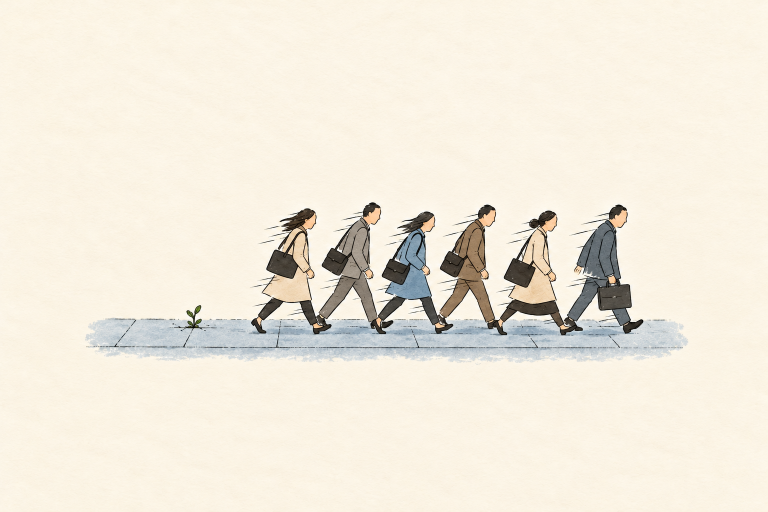
#> input picture books/late-bloom/illustrations/001 Six commuters crossing a quiet pavement.png, 1536 x 1024 px (shown at 1/2 size)
$ python -i make_ebook.py   (imports and definitions only)
#> lines starting #> are read from the running program, lines starting #| are printed output that depends on the picture
### books/late-bloom/art/pages.py
"""133페이지 조판 — 「시계가 멈춘 마을」

각 페이지: (사물함수, x, y, 배율, 추가인자)의 목록.
좌표는 0~100. 홀수 페이지는 책등이 왼쪽, 짝수는 오른쪽이므로
사물은 x 30~70 구간에 두어 양쪽 모두 안전하게 한다 (예외는 개별 확인).

금빛: 저자 결정에 따라 30페이지로 한정 (초안 41 → 30).
손: 43페이지. 나머지는 사물과 여백만.
"""

# 금빛이 들어가는 30페이지 — 이 목록이 유일한 기준이다
GOLD_PAGES = {
    65, 66, 67, 68, 69,                    # 싹 — 첫 금빛
    71, 72, 73, 74, 75, 76, 77,            # 항아리 — 금빛 밀도 최고
    86, 87,                                # 가로등이 켜짐
    91, 97,                                # 씨앗
    103, 105, 107, 108, 110, 118,          # 별
    113,                                   # 땅 위의 금빛 점
    115, 116, 117, 119,                    # 전화
    126,                                   # 두 손 사이의 실
    132, 133,                              # 꽃이 핀 선 · 마지막 꽃
}

# 텍스트를 놓을 자리 — 사물 반대편
TEXT_TOP, TEXT_BOTTOM, TEXT_MID = "top", "bottom", "mid"

# (사물, x, y, 배율, kwargs, 텍스트자리)
P = {}


def _(n, items, text=TEXT_BOTTOM):
    P[n] = (items, text)


# ── 1부. 멈춘 것들 (p.1~35) ─────────────────────────────────────────────
_(1,  [("clock_hands", 50, 40, 1.0, {})], TEXT_BOTTOM)
_(2,  [], TEXT_MID)                                    # 장 제목 — 선과 여백만
_(3,  [("planner", 50, 42, 1.0, {})])
_(4,  [("planner", 50, 42, 1.0, {})], TEXT_BOTTOM)
#> in as_jpeg, im is the input picture: PIL image 1536x1024 RGB; mean R, G, B 240.4, 233.9, 220.4
_(5,  [("hand_grip", 50, 58, 1.0, {}), ("phone", 50, 42, 0.9, {})], TEXT_TOP)
_(6,  [("phone", 50, 48, 1.0, {"face_down": True})], TEXT_BOTTOM)
_(7,  [("hand_grip", 44, 50, 0.95, {}), ("door_handle", 54, 46, 1.0, {})], TEXT_BOTTOM)
_(8,  [("hand_grip", 44, 50, 0.95, {}), ("door_handle", 54, 46, 1.0, {})], TEXT_TOP)
_(9,  [("empty_bowl", 50, 52, 1.1, {})], TEXT_TOP)
_(10, [("hand_grip", 40, 40, 0.9, {}), ("briefcase", 52, 56, 1.0, {})], TEXT_TOP)
_(11, [("worn_heel", 50, 50, 1.2, {})], TEXT_BOTTOM)
_(12, [("coat_hem", 52, 48, 1.1, {})], TEXT_BOTTOM)
_(13, [("leaf", 50, 46, 1.3, {})], TEXT_BOTTOM)
_(14, [("leaf", 54, 50, 1.3, {})], TEXT_TOP)
_(15, [("hand_touch", 40, 56, 0.9, {}), ("wall_corner", 56, 44, 1.0, {})], TEXT_TOP)
_(16, [("grass", 50, 58, 1.4, {"n": 4})], TEXT_TOP)
_(17, [("hand_grip", 50, 58, 0.95, {}), ("phone", 50, 42, 0.9, {})], TEXT_TOP)
_(18, [("footprints", 50, 52, 1.1, {})], TEXT_BOTTOM)
_(19, [("hand_touch", 40, 56, 0.9, {}), ("broken_stone", 56, 44, 1.1, {})], TEXT_TOP)
_(20, [("hand_touch", 40, 60, 0.85, {}), ("signpost", 54, 44, 1.0, {})], TEXT_BOTTOM)
_(21, [("compass", 50, 46, 1.2, {})], TEXT_BOTTOM)
_(22, [], TEXT_MID)
_(23, [("dial", 50, 42, 1.0, {})], TEXT_BOTTOM)
_(24, [("dial", 50, 44, 1.0, {})], TEXT_BOTTOM)
_(25, [("hand_grip", 44, 58, 0.9, {}), ("screwdriver", 54, 44, 1.0, {})], TEXT_TOP)
_(26, [("mainspring", 50, 46, 1.0, {"loose": True})], TEXT_BOTTOM)
_(27, [("gear", 43, 46, 1.0, {}), ("gear", 57, 46, 0.85, {})], TEXT_BOTTOM)
_(28, [("pocket_watch", 50, 44, 1.0, {"n": 3})], TEXT_BOTTOM)
_(29, [("wind_key", 50, 46, 1.2, {})], TEXT_BOTTOM)
_(30, [("hand_grip", 50, 60, 0.9, {}), ("phone", 50, 44, 0.9, {"face_down": True})], TEXT_TOP)
_(31, [("empty_chair", 50, 48, 1.1, {})], TEXT_BOTTOM)
_(32, [("cloth_scrap", 52, 44, 1.2, {})], TEXT_BOTTOM)
_(33, [("hand_release", 48, 40, 0.95, {}), ("screwdriver", 52, 58, 1.0, {"down": True})], TEXT_BOTTOM)
_(34, [("screwdriver", 50, 62, 1.0, {"down": True})], TEXT_TOP)
_(35, [("clock_hands", 46, 44, 0.85, {}), ("grass", 62, 56, 0.9, {"n": 3})], TEXT_BOTTOM)

# ── 2부. 보내고 기다리는 것들 (p.36~69) ─────────────────────────────────
_(36, [], TEXT_MID)
_(37, [("bell", 50, 46, 1.1, {})], TEXT_BOTTOM)
_(38, [("nest", 50, 46, 1.0, {})], TEXT_BOTTOM)
_(39, [("bird_sil", 50, 48, 1.2, {"flying": False})], TEXT_BOTTOM)
_(40, [("eggshell", 50, 50, 1.3, {})], TEXT_TOP)
_(41, [("bird_sil", 62, 30, 0.55, {})], TEXT_BOTTOM)
_(42, [("bird_sil", 50, 46, 1.1, {"flying": False})], TEXT_BOTTOM)
_(43, [("sneaker", 50, 52, 1.0, {})], TEXT_TOP)
_(44, [("hand_grip", 50, 60, 0.9, {}), ("phone", 50, 44, 0.9, {})], TEXT_TOP)
_(45, [("phone", 50, 48, 1.0, {})], TEXT_BOTTOM)
_(46, [("nest", 50, 48, 0.9, {})], TEXT_TOP)
_(47, [("bird_sil", 50, 46, 1.15, {"flying": False})], TEXT_BOTTOM)
_(48, [("feather", 54, 44, 1.1, {})], TEXT_BOTTOM)
_(49, [("palm_open", 50, 56, 0.85, {}), ("feather", 50, 44, 0.8, {})], TEXT_TOP)
_(50, [("waterdrop", 50, 44, 1.6, {})], TEXT_BOTTOM)
_(51, [("hand_point", 42, 58, 0.85, {}), ("name_tag", 54, 44, 1.0, {})], TEXT_TOP)
_(52, [("name_tag", 50, 46, 1.0, {})], TEXT_BOTTOM)
_(53, [], TEXT_MID)
_(54, [("dry_and_bloom", 50, 46, 1.2, {})], TEXT_BOTTOM)
_(55, [("hand_grip", 38, 42, 0.85, {}), ("watering_can", 56, 50, 1.0, {"tilted": False})], TEXT_BOTTOM)
_(56, [("calendar", 50, 44, 1.0, {})], TEXT_BOTTOM)
_(57, [("hand_grip", 40, 58, 0.85, {}), ("note", 54, 44, 1.1, {})], TEXT_TOP)
_(58, [("note", 46, 48, 0.9, {}), ("note", 54, 52, 0.9, {})], TEXT_TOP)
_(59, [("empty_chair", 50, 48, 1.0, {"n": 2})], TEXT_BOTTOM)
_(60, [("hand_touch", 40, 58, 0.85, {}), ("cut_thread", 56, 44, 1.0, {"gap": 9})], TEXT_TOP)
_(61, [("hand_touch", 38, 58, 0.8, {}), ("bud", 56, 46, 1.1, {})], TEXT_TOP)
_(62, [("roots", 50, 48, 1.1, {})], TEXT_TOP)
_(63, [("bud", 46, 44, 1.0, {}), ("roots", 56, 60, 0.7, {})], TEXT_TOP)
_(64, [("hand_grip", 38, 40, 0.85, {}), ("watering_can", 56, 50, 1.0, {"tilted": True})], TEXT_BOTTOM)
_(65, [("watering_can", 54, 40, 1.0, {"tilted": True}), ("soil_patch", 50, 68, 1.0, {})], TEXT_TOP)
_(66, [("soil_patch", 50, 60, 1.0, {}), ("bud", 50, 54, 0.7, {})], TEXT_TOP)
_(67, [("sprout", 50, 50, 1.0, {})], TEXT_TOP)
_(68, [("palm_open", 50, 62, 0.8, {}), ("sprout", 50, 42, 0.6, {})], TEXT_TOP)
_(69, [], TEXT_MID)

# ── 3부. 금이 가고 꺼진 것들 (p.70~87) ──────────────────────────────────
_(70, [("jar", 50, 48, 1.1, {})], TEXT_BOTTOM)
_(71, [("shard", 50, 46, 1.3, {})], TEXT_BOTTOM)
_(72, [("hand_touch", 38, 58, 0.85, {}), ("jar", 56, 46, 0.9, {})], TEXT_TOP)
_(73, [("hand_touch", 38, 58, 0.8, {}), ("shard", 56, 46, 1.1, {})], TEXT_TOP)
_(74, [("jar", 50, 48, 1.2, {"stitched": True})], TEXT_TOP)
_(75, [("knuckles", 50, 48, 1.3, {})], TEXT_BOTTOM)
_(76, [("jar", 50, 54, 1.0, {"stitched": True}), ("waterdrop", 50, 32, 1.0, {"n": 3})], TEXT_TOP)
_(77, [("jar", 50, 52, 1.0, {"stitched": True})], TEXT_TOP)
_(78, [], TEXT_MID)
_(79, [("wildflower", 50, 52, 1.2, {})], TEXT_TOP)
_(80, [("bulb", 50, 42, 1.1, {}), ("grass", 50, 64, 0.9, {"n": 3})], TEXT_BOTTOM)
_(81, [("broom", 52, 46, 1.1, {})], TEXT_BOTTOM)
_(82, [("note", 50, 46, 1.2, {})], TEXT_BOTTOM)
_(83, [("lamp_post", 48, 46, 1.0, {})], TEXT_BOTTOM)
_(84, [("cat_sil", 52, 46, 1.2, {})], TEXT_BOTTOM)
_(85, [("hand_point", 40, 58, 0.85, {}), ("switch", 56, 46, 1.2, {})], TEXT_TOP)
_(86, [("hand_point", 38, 60, 0.85, {}), ("switch", 54, 46, 1.2, {"up": True})], TEXT_TOP)
_(87, [("bulb", 50, 42, 1.1, {"lit": True}), ("grass", 50, 66, 0.9, {"n": 3})], TEXT_BOTTOM)

# ── 4부. 심고 세는 것들 (p.88~119) ──────────────────────────────────────
_(88, [], TEXT_MID)
_(89, [("soil_patch", 50, 52, 1.0, {})], TEXT_TOP)
_(90, [("fist", 50, 50, 1.2, {})], TEXT_BOTTOM)
_(91, [("palm_open", 50, 56, 0.95, {"hold": "gold"})], TEXT_TOP)
_(92, [("seed_obj", 50, 50, 1.0, {})], TEXT_TOP)
_(93, [("hand_release", 50, 42, 0.9, {}), ("soil_patch", 50, 66, 0.8, {})], TEXT_TOP)
_(94, [("hand_touch", 38, 58, 0.8, {}), ("tree_rings", 56, 46, 1.0, {})], TEXT_TOP)
_(95, [("shade", 50, 52, 1.0, {})], TEXT_TOP)
_(96, [("hand_point", 40, 40, 0.85, {}), ("furrow", 52, 62, 1.0, {})], TEXT_TOP)
_(97, [("hand_release", 42, 40, 0.85, {}), ("furrow", 52, 62, 1.0, {}),
       ("seed_obj", 52, 60, 0.9, {})], TEXT_TOP)
_(98, [("soil_patch", 50, 58, 1.0, {})], TEXT_TOP)
_(99, [], TEXT_MID)
_(100, [("stone_steps", 50, 48, 1.1, {})], TEXT_BOTTOM)
_(101, [("clock_hands", 24, 46, 0.30, {}), ("nest", 37, 46, 0.26, {"wall": False}),
        ("bud", 50, 46, 0.55, {}), ("jar", 63, 46, 0.34, {}),
        ("bulb", 76, 46, 0.55, {})], TEXT_BOTTOM)   # 예외: 아이콘 5개 (저자 허용)
_(102, [("soil_patch", 50, 52, 0.9, {}), ("shade", 50, 62, 0.8, {})], TEXT_TOP)
_(103, [("star", 54, 34, 1.4, {})], TEXT_BOTTOM)
_(104, [("hand_point", 44, 62, 0.85, {}), ("star", 58, 32, 1.2, {})], TEXT_BOTTOM)
_(105, [("star", 46, 32, 1.1, {}), ("star", 60, 40, 0.9, {})], TEXT_BOTTOM)
_(106, [("hand_grip", 40, 58, 0.85, {}), ("town_map", 56, 44, 1.0, {})], TEXT_TOP)
_(107, [("star", 50, 38, 1.0, {"n": 3})], TEXT_BOTTOM)
_(108, [("star", 54, 26, 1.2, {})], TEXT_BOTTOM)
_(109, [("star", 50, 40, 1.0, {"n": 5})], TEXT_BOTTOM)
_(110, [("star", 50, 34, 1.3, {})], TEXT_BOTTOM)
_(111, [("briefcase", 50, 52, 1.0, {})], TEXT_TOP)
_(112, [("hand_grip", 40, 58, 0.85, {}), ("key", 56, 44, 1.1, {})], TEXT_TOP)
_(113, [("seed_obj", 50, 56, 1.0, {}), ("soil_patch", 50, 60, 0.8, {})], TEXT_TOP)
_(114, [("hand_grip", 50, 60, 0.9, {}), ("phone", 50, 44, 0.95, {})], TEXT_TOP)
_(115, [("hand_point", 42, 58, 0.85, {}), ("name_tag", 54, 44, 1.0, {})], TEXT_TOP)
_(116, [("hand_press", 50, 62, 0.95, {}), ("phone_signal", 50, 40, 1.0, {})], TEXT_TOP)
_(117, [("hand_grip", 44, 56, 0.9, {}), ("phone", 50, 42, 0.95, {"lit": True})], TEXT_TOP)
_(118, [("star", 46, 32, 1.1, {}), ("star", 60, 38, 1.0, {})], TEXT_BOTTOM)
_(119, [("phone", 50, 50, 1.0, {"lit": True})], TEXT_TOP)

# ── 5부. 나란히 (p.120~133) ─────────────────────────────────────────────
_(120, [], TEXT_MID)
_(121, [("signpost", 50, 46, 1.0, {"back": True})], TEXT_BOTTOM)
_(122, [("glasses", 50, 50, 1.1, {})], TEXT_BOTTOM)
_(123, [("hand_touch", 36, 56, 0.8, {}), ("iron_gate", 58, 46, 0.9, {"open_": True})], TEXT_TOP)
_(124, [("bench", 50, 50, 1.0, {"overlap": True})], TEXT_TOP)
_(125, [("hand_touch", 38, 58, 0.8, {}), ("cut_thread", 56, 44, 1.0, {"gap": 2.4})], TEXT_TOP)
_(126, [("two_hands", 50, 54, 0.92, {})], TEXT_TOP)
_(127, [("wristwatch", 50, 50, 1.2, {"moving": True})], TEXT_TOP)
_(128, [("leaf", 50, 44, 1.2, {"shadow": True})], TEXT_BOTTOM)
_(129, [("clock_hands", 50, 44, 0.9, {}), ("leaf", 53, 40, 0.8, {})], TEXT_BOTTOM)
_(130, [("shoes_pair", 50, 52, 1.1, {})], TEXT_TOP)
_(131, [("hand_release", 40, 40, 0.85, {}), ("briefcase", 54, 58, 1.0, {"empty": True})], TEXT_TOP)
_(132, [("flower_line", 50, 48, 1.0, {})], TEXT_TOP)
_(133, [("single_flower", 50, 52, 1.4, {})], TEXT_TOP)

# 장 제목 페이지 — 사물 없이 주선만 지나간다
CHAPTER_PAGES = {2, 22, 36, 53, 69, 78, 88, 99, 120}

assert len(P) == 133, f"페이지 수 오류: {len(P)}"
assert len(GOLD_PAGES) == 30, f"금빛 페이지 수 오류: {len(GOLD_PAGES)}"

### books/late-bloom/art/make_ebook.py
"""전자책 PDF 생성 — 「시계가 멈춘 마을」

  python3 make_ebook.py

전자책은 제본이 없다. 책등 여백이 필요 없고, 인쇄 300dpi 제약도 없다.
그래서 그림을 인쇄본(5.1in)보다 크게(7.3in) 쓴다.

페이지 바탕은 그 쪽 그림의 모서리 색을 뽑아 깐다. 그림과 바탕이 같은
크림색이 되어 그림의 네모 테두리가 사라지고 한 장처럼 보인다.

산출물: out/시계가-멈춘-마을_전자책.pdf (8.5×8.5in, 133쪽)
"""

import glob
import io
import os
import re

from PIL import Image
from reportlab.pdfgen import canvas as rl_canvas
from reportlab.lib.colors import Color
from reportlab.lib.utils import ImageReader
from reportlab.pdfbase import pdfmetrics
from reportlab.pdfbase.ttfonts import TTFont

from build import load_texts, OUT

HERE = os.path.dirname(os.path.abspath(__file__))
BOOK = os.path.dirname(HERE)
ART = os.path.join(BOOK, "illustrations")

PT = 72.0
TRIM = 8.5 * PT                 # 정사각 페이지
IMG_W = 7.3 * PT                # 전자책은 크게 — 인쇄본은 5.1in
SIDE = 0.62 * PT                # 글 좌우 여백

# 나눔명조. reportlab 내장 한국어 CID 폰트는 한글 폭 계산이 부정확해서
# 가운데 정렬이 틀어지고 자간이 벌어진다. TTF를 직접 심는다.
FONT = "NanumMyeongjo"
FONT_B = "NanumMyeongjo-Bold"
FONT_DIR = os.path.join(HERE, "fonts")

# 그림이 없는 11쪽
CHAPTER_PAGES = {2, 22, 36, 53, 69, 78, 88, 99, 120}
NO_IMAGE = {1, 133} | CHAPTER_PAGES


# [19 lines left out: functions image_map, paper_of, not called in this run]


# [1 line that did not run here, left out]

JPEG_Q = 88          # 전자책용. 화면에서 열화가 보이지 않는 선
MAX_PX = 1536        # 원본 그대로. 7.3in에 넣으면 약 210dpi
FEATHER = 40         # 그림 가장자리를 바탕색으로 풀어주는 폭(px)

# 조판 기준 — 전부 고정값이다. 쪽마다 달라지면 책장을 넘길 때 글이 뛴다.
IMG_TOP = 78.0                   # 그림 위 여백
TEXT_Y = 150.0                   # 본문 첫 줄 기준선 (쪽 아래에서)
BODY = 14.0                      # 본문 크기 — 폰에서 읽히는 하한
LEAD = 23.0
DENSE_N = 6                      # 이 줄 수 이상이면 촘촘하게
DENSE_BODY, DENSE_LEAD = 12.5, 20.0


def edge_color(im):
    """가장자리 띠의 평균색. 모서리 한 점보다 정확하다.

    그림 안쪽은 종이 결과 비네팅 때문에 변 중간 밝기가 모서리와 다르다.
    모서리 한 점으로 바탕을 맞추면 네모 윤곽이 희미하게 남는다.
    """
    w, h = im.size
#> w = 1536; h = 1024
    b = max(4, min(w, h) // 120)
#> b = 8
    px = []
    for strip in (im.crop((0, 0, w, b)), im.crop((0, h - b, w, h)),
                  im.crop((0, 0, b, h)), im.crop((w - b, 0, w, h))):
        s = strip.resize((1, 1), Image.LANCZOS)
        px.append(s.getpixel((0, 0)))
#> this loop made 4 passes
#> after the loop, px = [(251, 244, 229), (251, 243, 228), (251, 244, 230), (252, 245, 230)]
    return tuple(sum(c[i] for c in px) // len(px) for i in range(3))


def feather_mask(size, px):
    """가장자리에서 안쪽으로 서서히 불투명해지는 마스크."""
    w, h = size
    m = Image.new("L", size, 255)
    draw_px = m.load()
    for i in range(px):
        v = int(255 * (i + 1) / (px + 1))
        for x in range(w):
            draw_px[x, i] = min(draw_px[x, i], v)
            draw_px[x, h - 1 - i] = min(draw_px[x, h - 1 - i], v)
        for y in range(h):
            draw_px[i, y] = min(draw_px[i, y], v)
            draw_px[w - 1 - i, y] = min(draw_px[w - 1 - i, y], v)
    return m


def as_jpeg(path, cache={}):
    """PNG를 JPEG로 바꾸고 가장자리를 바탕색으로 풀어 메모리에 올린다.

    PNG는 무손실이라 그대로 넣으면 133쪽이 288MB가 된다. 전자책은 화면에서
    보는 것이므로 그 용량이 의미가 없고, 배송비와 내려받기 시간만 늘린다.
    """
    if path in cache:
        return cache[path]
    im = Image.open(path).convert("RGB")
    if max(im.size) > MAX_PX:
        r = MAX_PX / max(im.size)
        im = im.resize((round(im.width * r), round(im.height * r)),
                       Image.LANCZOS)
    bg = Image.new("RGB", im.size, edge_color(im))
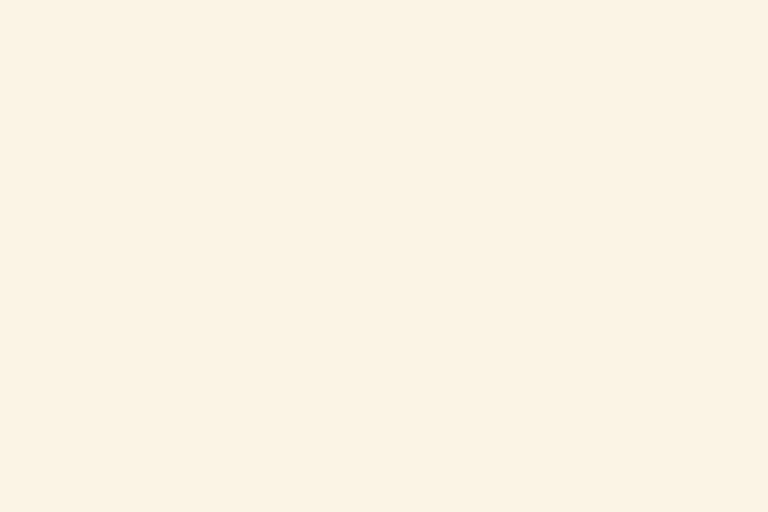
#> bg: PIL image 1536x1024 RGB (shown at 1/2 size); mean R, G, B 251, 244, 229
    bg.paste(im, (0, 0), feather_mask(im.size, FEATHER))
#> in feather_mask, `m = Image.new("L", size, 255)`: m: PIL image 1536x1024 L; every value is 255
    buf = io.BytesIO()
    bg.save(buf, "JPEG", quality=JPEG_Q, optimize=True, progressive=True)
    buf.seek(0)
#> (the run stopped early here; a loop or call above may not have finished)
